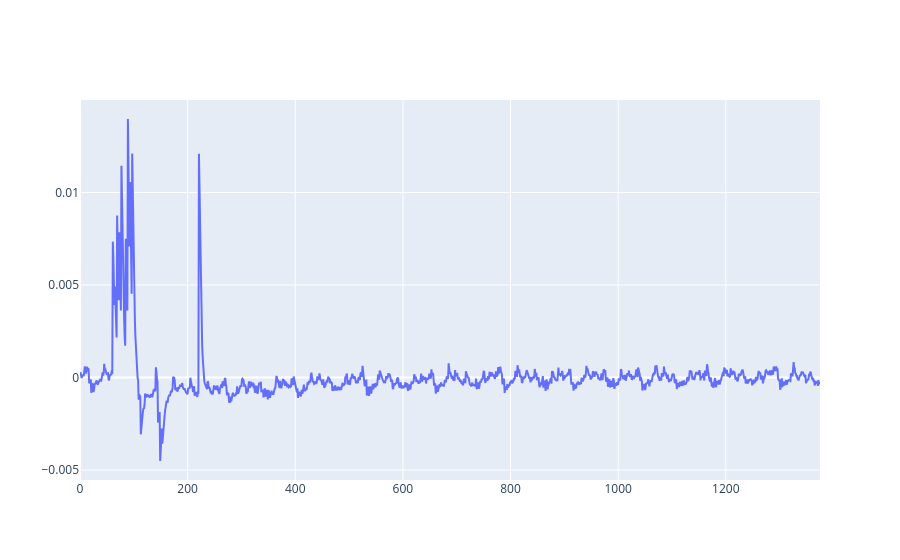

Notebook source saved alongside this figure:
### Code cell
fig = pgo.Figure()
fig.add_trace(pgo.Scatter(y=mean_trace_lsb_0 - mean_trace_lsb_1))
fig.show()

### Figure 1 — Plotly figure (JSON) as saved in the notebook; plotly's stock layout.template omitted (floating-point values rounded to 4 significant figures; data arrays with more than 128 entries replaced by an {"elided": "..."} marker saying what was removed)
{"data": [{"type": "scatter", "y": {"elided": "1376 float values"}}], "layout": {}}
